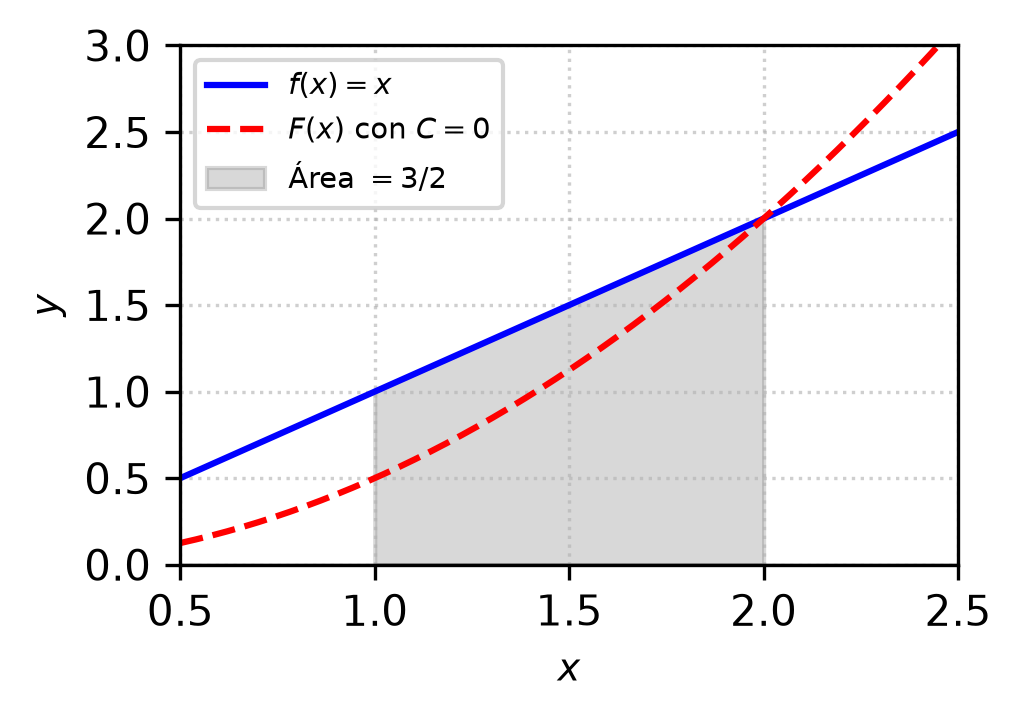

This chart was generated by the following Python code:
import matplotlib
matplotlib.use('Agg')
import numpy as np
import matplotlib.pyplot as plt

# Definir la función y la antiderivada con C=0
def f(x):
    return x

def F(x):
    return 0.5 * x**2  # F(x) con C=0

# Configuración de la figura para columna IEEE (ancho aprox 3.5 pulgadas)
fig, ax = plt.subplots(figsize=(3.5, 2.5))

x = np.linspace(0.5, 2.5, 200)
x_fill = np.linspace(1, 2, 100)

# Gráficas
ax.plot(x, f(x), 'b-', label=r'$f(x) = x$')
ax.plot(x, F(x), 'r--', label=r'$F(x)$ con $C=0$')

# Sombra del área bajo la curva (se evalúa sobre x_fill)
ax.fill_between(x_fill, 0, f(x_fill), color='gray', alpha=0.3, label=r'Área $= 3/2$')

# Límites y formato
ax.set_xlim(0.5, 2.5)
ax.set_ylim(0, 3)
ax.set_xlabel(r'$x$', fontsize=9)
ax.set_ylabel(r'$y$', fontsize=9)
ax.axhline(0, color='black', linewidth=0.8)
ax.axvline(0, color='black', linewidth=0.8)
ax.legend(fontsize=7, loc='upper left')
ax.grid(True, linestyle=':', alpha=0.6)

plt.tight_layout()

# Guardar ÚNICAMENTE en la carpeta de la semana 06
plt.savefig(r'semana_06/graficas/SEM06_P03_grafica.png', dpi=300, bbox_inches='tight')
plt.close()
